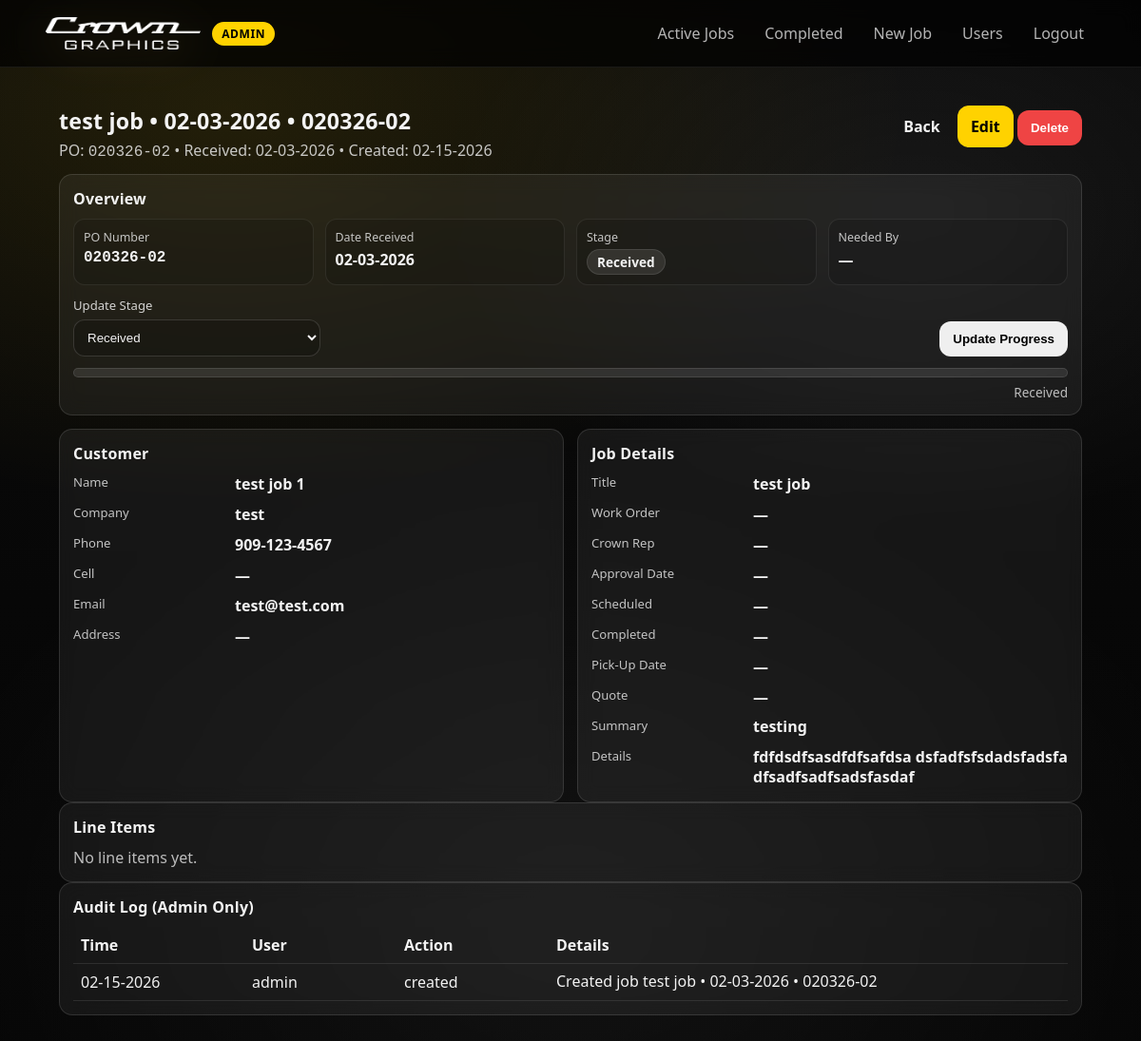
The app's page /jobs/2 (signed in), older data.
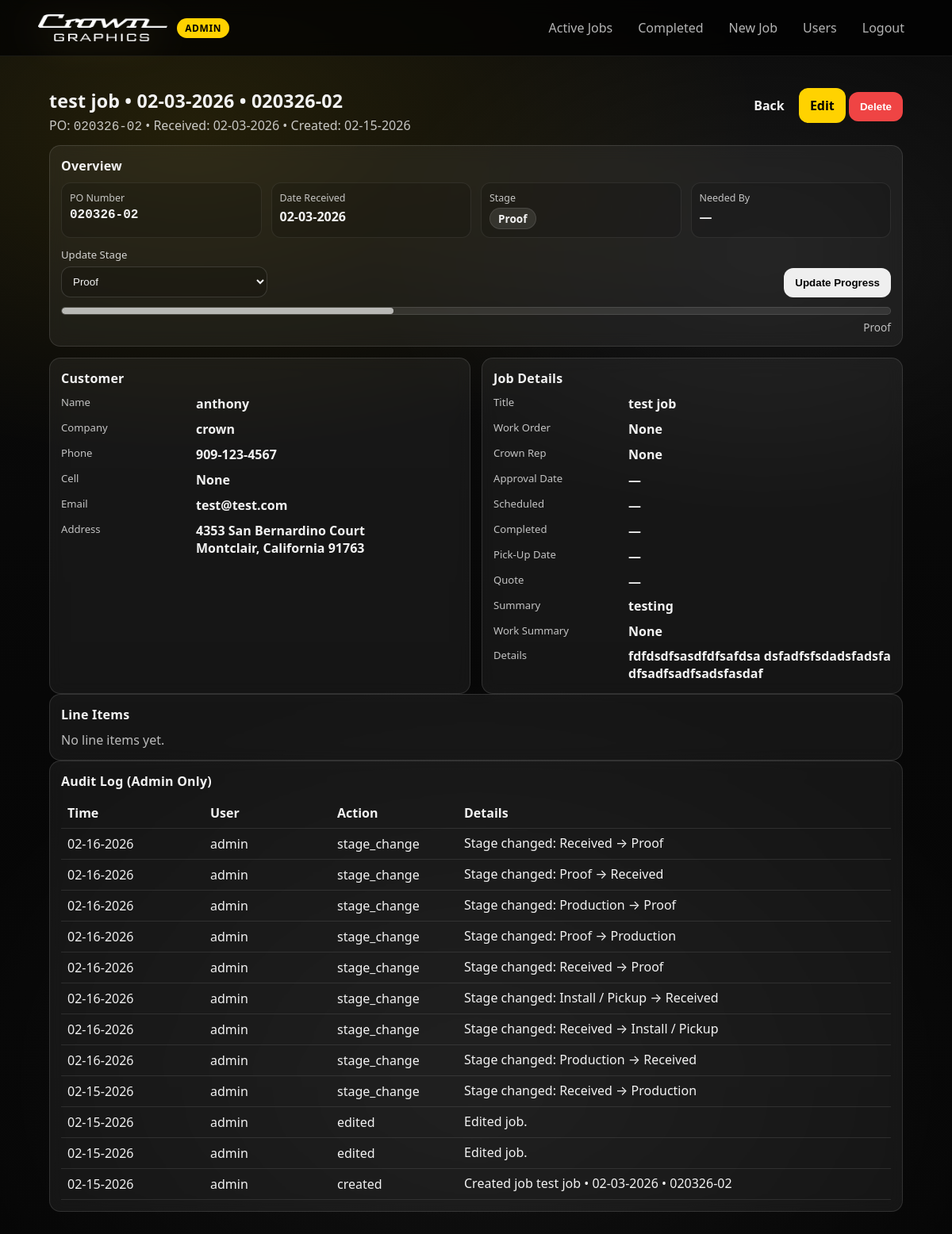
The same page, newer data.
### app.py (models this page shows)
class Job(db.Model):
    id = db.Column(db.Integer, primary_key=True)
    customer_name = db.Column(db.String(120), nullable=False)
    business_name = db.Column(db.String(120), nullable=True)
    phone_number = db.Column(db.String(40), nullable=True)
    email_address = db.Column(db.String(160), nullable=True)
    job_title = db.Column(db.String(140), nullable=False)
    job_summary = db.Column(db.String(240), nullable=True)
    job_details = db.Column(db.Text, nullable=True)
    quote_amount = db.Column(db.Float, nullable=True)
    received_date = db.Column(db.Date, nullable=False, default=date.today)
    created_at = db.Column(db.DateTime, default=datetime.utcnow, nullable=False)
    stage = db.Column(db.String(40), default=STAGES[0], nullable=False)
    po_date_key = db.Column(db.String(6), nullable=False, index=True)  # MMDDYY
    po_seq = db.Column(db.Integer, nullable=False)  # 1..99
    is_new = db.Column(db.Integer, default=1, nullable=False)  # 1 = new, 0 = reviewed
    source = db.Column(db.String(40), nullable=True)
    intake_order_id = db.Column(db.String(80), nullable=True, index=True)
    submission_json = db.Column(db.Text, nullable=True)
    uploaded_files_json = db.Column(db.Text, nullable=True)
    address_1 = db.Column(db.String(160), nullable=True)
    address_2 = db.Column(db.String(160), nullable=True)
    city = db.Column(db.String(80), nullable=True)
    state = db.Column(db.String(40), nullable=True)
    zip_code = db.Column(db.String(20), nullable=True)
    cell = db.Column(db.String(40), nullable=True)
    completed_date = db.Column(db.Date, nullable=True)
    pickup_date = db.Column(db.Date, nullable=True)
    needed_by_date = db.Column(db.Date, nullable=True)
    approval_date = db.Column(db.Date, nullable=True)
    scheduled_date = db.Column(db.Date, nullable=True)
    inspected_date = db.Column(db.Date, nullable=True)
    inspected_by = db.Column(db.String(80), nullable=True)
    mfd_date = db.Column(db.Date, nullable=True)
    vehicle_make = db.Column(db.String(80), nullable=True)
    vehicle_model = db.Column(db.String(80), nullable=True)
    vin = db.Column(db.String(80), nullable=True)
    unit_number = db.Column(db.String(80), nullable=True)
    proof_number = db.Column(db.String(80), nullable=True)
    proof_approved_date = db.Column(db.Date, nullable=True)
    size_location_proof = db.Column(db.String(160), nullable=True)
    work_order = db.Column(db.String(80), nullable=True)
    crown_rep = db.Column(db.String(80), nullable=True)
    summary_of_work = db.Column(db.Text, nullable=True)
    internal_notes = db.Column(db.Text, nullable=True)
    shipping_date = db.Column(db.Date, nullable=True)
    shipping_type = db.Column(db.String(80), nullable=True)
    tracking_number = db.Column(db.String(120), nullable=True)
    ship_to = db.Column(db.Text, nullable=True)
    pickup_name = db.Column(db.String(120), nullable=True)
    field_service_location = db.Column(db.String(160), nullable=True)
    field_charge = db.Column(db.Float, nullable=True)
    materials_total = db.Column(db.Float, nullable=True)
    labor_total = db.Column(db.Float, nullable=True)
    tax_rate = db.Column(db.Float, nullable=True)  # percent (8.25)
    sales_tax = db.Column(db.Float, nullable=True)
    shipping_handling = db.Column(db.Float, nullable=True)
    grand_total = db.Column(db.Float, nullable=True)

class JobLog(db.Model):
    id = db.Column(db.Integer, primary_key=True)
    job_id = db.Column(db.Integer, db.ForeignKey("job.id"), nullable=False, index=True)
    timestamp = db.Column(db.DateTime, default=datetime.utcnow, nullable=False)
    actor_username = db.Column(db.String(80), nullable=True)
    action = db.Column(db.String(40), nullable=False)
    details = db.Column(db.Text, nullable=True)
    job = db.relationship("Job", backref=db.backref("logs", lazy=True, order_by="desc(JobLog.timestamp)"))

### app.py (the view, shortened to what this page needs)
@app.route("/jobs/<int:job_id>", methods=["GET", "POST"])
@login_required
def job_view(job_id):
    job = Job.query.get_or_404(job_id)
    if job.is_new:
        job.is_new = 0
        db.session.commit()
    logs = []
    if current_user.is_admin():
        logs = JobLog.query.filter_by(job_id=job.id).order_by(JobLog.timestamp.desc()).all()
    idx = stage_index(job)
    progress_percent = int((idx / (len(STAGES) - 1)) * 100) if len(STAGES) > 1 else 0
    return render_template(
        "job_view.html",
        job=job,
        logs=logs,
        po_display=po_display,
        job_display_name=job_display_name,
        stage_index=stage_index,
    )

### templates/job_view.html (shortened to what this page needs)
{% extends "base.html" %}
{% block content %}
<div class="job-view-page">
  <div class="page-header">
    <div class="page-title">
      <h1>{{ job_display_name(job) }}</h1>
      <div class="subtle">
        PO: <span class="mono">{{ po_display(job) }}</span>
        • Received: {{ job.received_date|mmddyyyy_date }}
        • Created: {{ job.created_at|mmddyyyy_dt }}
      </div>
    </div>
    <div class="page-actions">
      <a class="btn btn-secondary" href="{{ url_for('dashboard') }}">Back</a>
      <a class="btn btn-primary" href="{{ url_for('job_edit', job_id=job.id) }}">Edit</a>
      {% if current_user.is_admin() %}
      <form method="POST" action="{{ url_for('job_delete', job_id=job.id) }}" style="display:inline;">
        <button class="btn btn-danger" type="submit" onclick="return confirm('Delete this job permanently?');">Delete</button>
      </form>
      {% endif %}
    </div>
  </div>
  <section class="card box">
    <div class="card-title">Overview</div>
    <div class="overview-grid">
      <div class="overview-item">
        <div class="label">PO Number</div>
        <div class="value mono">{{ po_display(job) or "—" }}</div>
      </div>
      <div class="overview-item">
        <div class="label">Date Received</div>
        <div class="value">{{ job.received_date|mmddyyyy_date }}</div>
      </div>
      <div class="overview-item">
        <div class="label">Stage</div>
        <div class="value"><span class="pill">{{ job.stage }}</span></div>
      </div>
      <div class="overview-item">
        <div class="label">Needed By</div>
        <div class="value">{{ job.needed_by_date|mmddyyyy_date if job.needed_by_date else "—" }}</div>
      </div>
    </div>
    <form method="POST" class="stage-form">
      <div class="stage-row">
        <div class="stage-left">
          <label class="small-label">Update Stage</label>
          <select name="stage">
            {% for s in STAGES %}
              <option value="{{ s }}" {% if s == job.stage %}selected{% endif %}>{{ s }}</option>
            {% endfor %}
          </select>
        </div>
        <button class="btn btn-secondary" type="submit">Update Progress</button>
      </div>
    </form>
    {% set idx = stage_index(job) %}
    <div class="progress-wrap" aria-label="Job progress">
      <div class="progress-bar">
        <div class="progress-fill" style="width: {{ (idx / (STAGES|length - 1)) * 100 }}%"></div>
      </div>
      <div class="progress-meta">
        <span class="muted">{{ job.stage }}</span>
      </div>
    </div>
  </section>
  <div class="two-col">
    <section class="card box">
      <div class="card-title">Customer</div>
      <div class="info-grid">
        <div class="info-row"><div class="label">Name</div><div class="value">{{ job.customer_name or "—" }}</div></div>
        <div class="info-row"><div class="label">Company</div><div class="value">{{ job.business_name or "—" }}</div></div>
        <div class="info-row"><div class="label">Phone</div><div class="value">{{ job.phone_number or "—" }}</div></div>
        <div class="info-row"><div class="label">Cell</div><div class="value">{{ job.cell or "—" }}</div></div>
        <div class="info-row">
          <div class="label">Email</div>
          <div class="value">{% if job.email_address %}<a href="mailto:{{ job.email_address }}">{{ job.email_address }}</a>{% else %}—{% endif %}</div>
        </div>
        <div class="info-row">
          <div class="label">Address</div>
          <div class="value">
            {% set parts = [] %}
            {% if job.address_1 %}{% set _ = parts.append(job.address_1) %}{% endif %}
            {% if job.address_2 %}{% set _ = parts.append(job.address_2) %}{% endif %}
            {% if job.city or job.state or job.zip_code %}
              {% set line = (job.city or "") ~ (", " if job.city and job.state else "") ~ (job.state or "") ~ (" " if (job.city or job.state) and job.zip_code else "") ~ (job.zip_code or "") %}
              {% set _ = parts.append(line.strip()) %}
            {% endif %}
            {% if parts|length %}{{ parts|join("<br>")|safe }}{% else %}—{% endif %}
          </div>
        </div>
      </div>
    </section>
    <section class="card box">
      <div class="card-title">Job Details</div>
      <div class="info-grid">
        <div class="info-row"><div class="label">Title</div><div class="value">{{ job.job_title or "—" }}</div></div>
        <div class="info-row"><div class="label">Work Order</div><div class="value">{{ job.work_order or "—" }}</div></div>
        <div class="info-row"><div class="label">Crown Rep</div><div class="value">{{ job.crown_rep or "—" }}</div></div>
        <div class="info-row"><div class="label">Approval Date</div><div class="value">{{ job.approval_date|mmddyyyy_date if job.approval_date else "—" }}</div></div>
        <div class="info-row"><div class="label">Scheduled</div><div class="value">{{ job.scheduled_date|mmddyyyy_date if job.scheduled_date else "—" }}</div></div>
        <div class="info-row"><div class="label">Completed</div><div class="value">{{ job.completed_date|mmddyyyy_date if job.completed_date else "—" }}</div></div>
        <div class="info-row"><div class="label">Pick-Up Date</div><div class="value">{{ job.pickup_date|mmddyyyy_date if job.pickup_date else "—" }}</div></div>
        <div class="info-row"><div class="label">Quote</div><div class="value">{% if job.quote_amount is not none %}${{ "%.2f"|format(job.quote_amount) }}{% else %}—{% endif %}</div></div>
        {% if job.job_summary %}
        <div class="info-row"><div class="label">Summary</div><div class="value prewrap">{{ job.job_summary }}</div></div>
        {% endif %}
        {% if job.summary_of_work %}
        <div class="info-row"><div class="label">Work Summary</div><div class="value prewrap">{{ job.summary_of_work }}</div></div>
        {% endif %}
        {% if job.job_details %}
        <div class="info-row"><div class="label">Details</div><div class="value prewrap">{{ job.job_details }}</div></div>
        {% endif %}
      </div>
    </section>
  </div>
  <section class="card box">
    <div class="card-title">Line Items</div>
    {% if job.line_items %}
      <div class="table-wrap">
        <table class="items-table">
          <thead>
            <tr>
              <th style="width:80px;">Qty</th>
              <th>Description</th>
              <th style="width:160px;">Material</th>
              <th style="width:160px;">Labor</th>
              <th style="width:160px;">Total</th>
            </tr>
          </thead>
          <tbody>
            {% for li in job.line_items %}
              <tr>
                <td>{{ li.qty if li.qty is not none else "—" }}</td>
                <td class="prewrap">{{ li.description or "—" }}</td>
                <td>{{ ("$%.2f"|format(li.material_price)) if li.material_price is not none else "—" }}</td>
                <td>{{ ("$%.2f"|format(li.labor_price)) if li.labor_price is not none else "—" }}</td>
                <td>{{ ("$%.2f"|format(li.line_total)) if li.line_total is not none else "—" }}</td>
              </tr>
            {% endfor %}
          </tbody>
        </table>
      </div>
    {% else %}
      <div class="muted">No line items yet.</div>
    {% endif %}
  </section>
  {% if current_user.is_admin() %}
  <section class="card box">
    <div class="card-title">Audit Log (Admin Only)</div>
    {% if not logs %}
      <div class="muted">No log entries yet.</div>
    {% else %}
      <div class="table-wrap">
        <table class="items-table">
          <thead>
            <tr>
              <th style="width:180px;">Time</th>
              <th style="width:160px;">User</th>
              <th style="width:160px;">Action</th>
              <th>Details</th>
            </tr>
          </thead>
          <tbody>
            {% for entry in logs %}
              <tr>
                <td>{{ entry.timestamp|mmddyyyy_dt }}</td>
                <td>{{ entry.actor_username or "—" }}</td>
                <td>{{ entry.action }}</td>
                <td class="prewrap">{{ entry.details or "—" }}</td>
              </tr>
            {% endfor %}
          </tbody>
        </table>
      </div>
    {% endif %}
  </section>
  {% endif %}
</div>
{% endblock %}

### templates/base.html (shortened to what this page needs)
<!DOCTYPE html>
<html lang="en">
<head>
  <link rel="stylesheet" href="{{ url_for('static', filename='style.css') }}?v={{ config.get('STATIC_VERSION', '1') }}">
</head>
<body>
<header class="topbar">
  <div class="container topbar-inner">
        <a class="brand brand-link" href="{{ url_for('dashboard') }}" aria-label="Go to dashboard">
      <img src="{{ url_for('static', filename='images/headerlogo.png') }}" alt="Crown Graphics" class="brand-logo">
      <span class="badge">ADMIN</span>
    </a>
    <nav class="navlinks">
      <a href="{{ url_for('dashboard') }}" class="{% if active=='dashboard' %}active{% endif %}">Active Jobs</a>
      <a href="{{ url_for('completed_jobs') }}" class="{% if active=='completed' %}active{% endif %}">Completed</a>
      <a href="{{ url_for('job_new') }}" class="{% if active=='new' %}active{% endif %}">New Job</a>
      {% if current_user.is_authenticated and current_user.is_admin() %}
        <a href="{{ url_for('users') }}" class="{% if active=='users' %}active{% endif %}">Users</a>
      {% endif %}
      <a href="{{ url_for('logout') }}">Logout</a>
    </nav>
  </div>
</header>
<main class="page">
  <div class="container">
    {% block content %}{% endblock %}
  </div>
</main>
</body>
</html>

Row changes from the older to the newer data that the page shows:
changed Job "test@test.com": stage "Received" → "Proof"; customer_name "test job 1" → "anthony"; business_name "test" → "crown"; cell "—" → "None"; address_1 (not shown) → "4353 San Bernardino Court Montclair, California 91763"; work_order "—" → "None"; crown_rep "—" → "None"; summary_of_work (not shown) → "None"
added JobLog: timestamp|mmddyyyy_dt "02-16-2026", actor_username "admin", action "stage_change", details "Stage changed: Received → Proof"
added JobLog: timestamp|mmddyyyy_dt "02-16-2026", actor_username "admin", action "stage_change", details "Stage changed: Proof → Received"
added JobLog: timestamp|mmddyyyy_dt "02-16-2026", actor_username "admin", action "stage_change", details "Stage changed: Production → Proof"
added JobLog: timestamp|mmddyyyy_dt "02-16-2026", actor_username "admin", action "stage_change", details "Stage changed: Proof → Production"
added JobLog: timestamp|mmddyyyy_dt "02-16-2026", actor_username "admin", action "stage_change", details "Stage changed: Received → Proof"
added JobLog: timestamp|mmddyyyy_dt "02-16-2026", actor_username "admin", action "stage_change", details "Stage changed: Install / Pickup → Received"
added JobLog: timestamp|mmddyyyy_dt "02-16-2026", actor_username "admin", action "stage_change", details "Stage changed: Received → Install / Pickup"
added JobLog: timestamp|mmddyyyy_dt "02-16-2026", actor_username "admin", action "stage_change", details "Stage changed: Production → Received"
added JobLog: timestamp|mmddyyyy_dt "02-15-2026", actor_username "admin", action "stage_change", details "Stage changed: Received → Production"
added JobLog: timestamp|mmddyyyy_dt "02-15-2026", actor_username "admin", action "edited", details "Edited job."
added JobLog: timestamp|mmddyyyy_dt "02-15-2026", actor_username "admin", action "edited", details "Edited job."
Text that changed along with them:
text now shown: "Work Summary"
